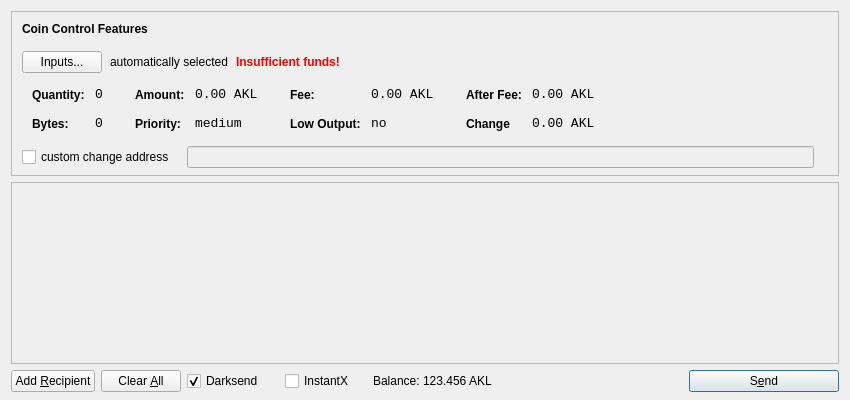
<?xml version="1.0" encoding="UTF-8"?>
<ui version="4.0">
 <class>SendCoinsDialog</class>
 <widget class="QDialog" name="SendCoinsDialog">
  <property name="geometry">
   <rect>
    <x>0</x>
    <y>0</y>
    <width>850</width>
    <height>400</height>
   </rect>
  </property>
  <property name="windowTitle">
   <string>Send Coins</string>
  </property>
  <layout class="QVBoxLayout" name="verticalLayout" stretch="0,1,0">
   <property name="bottomMargin">
    <number>8</number>
   </property>
   <item>
    <widget class="QFrame" name="frameCoinControl">
     <property name="sizePolicy">
      <sizepolicy hsizetype="Expanding" vsizetype="Expanding">
       <horstretch>0</horstretch>
       <verstretch>0</verstretch>
      </sizepolicy>
     </property>
     <property name="maximumSize">
      <size>
       <width>16777215</width>
       <height>16777215</height>
      </size>
     </property>
     <property name="frameShape">
      <enum>QFrame::StyledPanel</enum>
     </property>
     <property name="frameShadow">
      <enum>QFrame::Sunken</enum>
     </property>
     <layout class="QVBoxLayout" name="verticalLayoutCoinControl2">
      <property name="spacing">
       <number>-1</number>
      </property>
      <property name="leftMargin">
       <number>0</number>
      </property>
      <property name="topMargin">
       <number>0</number>
      </property>
      <property name="rightMargin">
       <number>0</number>
      </property>
      <property name="bottomMargin">
       <number>6</number>
      </property>
      <item>
       <layout class="QVBoxLayout" name="verticalLayoutCoinControl" stretch="0,0,0,0,1">
        <property name="spacing">
         <number>0</number>
        </property>
        <property name="leftMargin">
         <number>10</number>
        </property>
        <property name="topMargin">
         <number>10</number>
        </property>
        <item>
         <layout class="QHBoxLayout" name="horizontalLayoutCoinControl1">
          <property name="bottomMargin">
           <number>15</number>
          </property>
          <item>
           <widget class="QLabel" name="labelCoinControlFeatures">
            <property name="sizePolicy">
             <sizepolicy hsizetype="Preferred" vsizetype="Maximum">
              <horstretch>0</horstretch>
              <verstretch>0</verstretch>
             </sizepolicy>
            </property>
            <property name="font">
             <font>
              <weight>75</weight>
              <bold>true</bold>
             </font>
            </property>
            <property name="styleSheet">
             <string notr="true">font-weight:bold;</string>
            </property>
            <property name="text">
             <string>Coin Control Features</string>
            </property>
           </widget>
          </item>
         </layout>
        </item>
        <item>
         <layout class="QHBoxLayout" name="horizontalLayoutCoinControl2" stretch="0,0,0,0">
          <property name="spacing">
           <number>8</number>
          </property>
          <property name="bottomMargin">
           <number>10</number>
          </property>
          <item>
           <widget class="QPushButton" name="pushButtonCoinControl">
            <property name="styleSheet">
             <string notr="true"/>
            </property>
            <property name="text">
             <string>Inputs...</string>
            </property>
           </widget>
          </item>
          <item>
           <widget class="QLabel" name="labelCoinControlAutomaticallySelected">
            <property name="text">
             <string>automatically selected</string>
            </property>
            <property name="margin">
             <number>5</number>
            </property>
           </widget>
          </item>
          <item>
           <widget class="QLabel" name="labelCoinControlInsuffFunds">
            <property name="font">
             <font>
              <weight>75</weight>
              <bold>true</bold>
             </font>
            </property>
            <property name="styleSheet">
             <string notr="true">color:red;font-weight:bold;</string>
            </property>
            <property name="text">
             <string>Insufficient funds!</string>
            </property>
            <property name="margin">
             <number>5</number>
            </property>
           </widget>
          </item>
          <item>
           <spacer name="horizontalSpacerCoinControl">
            <property name="orientation">
             <enum>Qt::Horizontal</enum>
            </property>
            <property name="sizeHint" stdset="0">
             <size>
              <width>40</width>
              <height>1</height>
             </size>
            </property>
           </spacer>
          </item>
         </layout>
        </item>
        <item>
         <widget class="QWidget" name="widgetCoinControl" native="true">
          <property name="sizePolicy">
           <sizepolicy hsizetype="Preferred" vsizetype="Preferred">
            <horstretch>0</horstretch>
            <verstretch>0</verstretch>
           </sizepolicy>
          </property>
          <property name="minimumSize">
           <size>
            <width>0</width>
            <height>0</height>
           </size>
          </property>
          <property name="styleSheet">
           <string notr="true"/>
          </property>
          <layout class="QHBoxLayout" name="horizontalLayoutCoinControl5">
           <property name="margin">
            <number>0</number>
           </property>
           <item>
            <layout class="QHBoxLayout" name="horizontalLayoutCoinControl3" stretch="0,0,0,1">
             <property name="spacing">
              <number>20</number>
             </property>
             <property name="topMargin">
              <number>0</number>
             </property>
             <property name="bottomMargin">
              <number>10</number>
             </property>
             <item>
              <layout class="QFormLayout" name="formLayoutCoinControl1">
               <property name="horizontalSpacing">
                <number>10</number>
               </property>
               <property name="verticalSpacing">
                <number>14</number>
               </property>
               <property name="leftMargin">
                <number>10</number>
               </property>
               <property name="topMargin">
                <number>4</number>
               </property>
               <property name="rightMargin">
                <number>6</number>
               </property>
               <item row="0" column="0">
                <widget class="QLabel" name="labelCoinControlQuantityText">
                 <property name="styleSheet">
                  <string notr="true">font-weight:bold;</string>
                 </property>
                 <property name="text">
                  <string>Quantity:</string>
                 </property>
                 <property name="margin">
                  <number>0</number>
                 </property>
                </widget>
               </item>
               <item row="0" column="1">
                <widget class="QLabel" name="labelCoinControlQuantity">
                 <property name="font">
                  <font>
                   <family>Monospace</family>
                   <pointsize>10</pointsize>
                  </font>
                 </property>
                 <property name="cursor">
                  <cursorShape>IBeamCursor</cursorShape>
                 </property>
                 <property name="contextMenuPolicy">
                  <enum>Qt::ActionsContextMenu</enum>
                 </property>
                 <property name="text">
                  <string>0</string>
                 </property>
                 <property name="margin">
                  <number>0</number>
                 </property>
                 <property name="textInteractionFlags">
                  <set>Qt::LinksAccessibleByMouse|Qt::TextSelectableByKeyboard|Qt::TextSelectableByMouse</set>
                 </property>
                </widget>
               </item>
               <item row="1" column="0">
                <widget class="QLabel" name="labelCoinControlBytesText">
                 <property name="styleSheet">
                  <string notr="true">font-weight:bold;</string>
                 </property>
                 <property name="text">
                  <string>Bytes:</string>
                 </property>
                </widget>
               </item>
               <item row="1" column="1">
                <widget class="QLabel" name="labelCoinControlBytes">
                 <property name="font">
                  <font>
                   <family>Monospace</family>
                   <pointsize>10</pointsize>
                  </font>
                 </property>
                 <property name="cursor">
                  <cursorShape>IBeamCursor</cursorShape>
                 </property>
                 <property name="contextMenuPolicy">
                  <enum>Qt::ActionsContextMenu</enum>
                 </property>
                 <property name="text">
                  <string>0</string>
                 </property>
                 <property name="textInteractionFlags">
                  <set>Qt::LinksAccessibleByMouse|Qt::TextSelectableByKeyboard|Qt::TextSelectableByMouse</set>
                 </property>
                </widget>
               </item>
              </layout>
             </item>
             <item>
              <layout class="QFormLayout" name="formLayoutCoinControl2">
               <property name="horizontalSpacing">
                <number>10</number>
               </property>
               <property name="verticalSpacing">
                <number>14</number>
               </property>
               <property name="leftMargin">
                <number>6</number>
               </property>
               <property name="topMargin">
                <number>4</number>
               </property>
               <property name="rightMargin">
                <number>6</number>
               </property>
               <item row="0" column="0">
                <widget class="QLabel" name="labelCoinControlAmountText">
                 <property name="styleSheet">
                  <string notr="true">font-weight:bold;</string>
                 </property>
                 <property name="text">
                  <string>Amount:</string>
                 </property>
                 <property name="margin">
                  <number>0</number>
                 </property>
                </widget>
               </item>
               <item row="0" column="1">
                <widget class="QLabel" name="labelCoinControlAmount">
                 <property name="font">
                  <font>
                   <family>Monospace</family>
                   <pointsize>10</pointsize>
                  </font>
                 </property>
                 <property name="cursor">
                  <cursorShape>IBeamCursor</cursorShape>
                 </property>
                 <property name="contextMenuPolicy">
                  <enum>Qt::ActionsContextMenu</enum>
                 </property>
                 <property name="text">
                  <string>0.00 AKL</string>
                 </property>
                 <property name="textInteractionFlags">
                  <set>Qt::LinksAccessibleByMouse|Qt::TextSelectableByKeyboard|Qt::TextSelectableByMouse</set>
                 </property>
                </widget>
               </item>
               <item row="1" column="0">
                <widget class="QLabel" name="labelCoinControlPriorityText">
                 <property name="styleSheet">
                  <string notr="true">font-weight:bold;</string>
                 </property>
                 <property name="text">
                  <string>Priority:</string>
                 </property>
                </widget>
               </item>
               <item row="1" column="1">
                <widget class="QLabel" name="labelCoinControlPriority">
                 <property name="font">
                  <font>
                   <family>Monospace</family>
                   <pointsize>10</pointsize>
                  </font>
                 </property>
                 <property name="cursor">
                  <cursorShape>IBeamCursor</cursorShape>
                 </property>
                 <property name="contextMenuPolicy">
                  <enum>Qt::ActionsContextMenu</enum>
                 </property>
                 <property name="text">
                  <string>medium</string>
                 </property>
                 <property name="textInteractionFlags">
                  <set>Qt::LinksAccessibleByMouse|Qt::TextSelectableByKeyboard|Qt::TextSelectableByMouse</set>
                 </property>
                </widget>
               </item>
              </layout>
             </item>
             <item>
              <layout class="QFormLayout" name="formLayoutCoinControl3">
               <property name="horizontalSpacing">
                <number>10</number>
               </property>
               <property name="verticalSpacing">
                <number>14</number>
               </property>
               <property name="leftMargin">
                <number>6</number>
               </property>
               <property name="topMargin">
                <number>4</number>
               </property>
               <property name="rightMargin">
                <number>6</number>
               </property>
               <item row="0" column="0">
                <widget class="QLabel" name="labelCoinControlFeeText">
                 <property name="styleSheet">
                  <string notr="true">font-weight:bold;</string>
                 </property>
                 <property name="text">
                  <string>Fee:</string>
                 </property>
                 <property name="margin">
                  <number>0</number>
                 </property>
                </widget>
               </item>
               <item row="0" column="1">
                <widget class="QLabel" name="labelCoinControlFee">
                 <property name="font">
                  <font>
                   <family>Monospace</family>
                   <pointsize>10</pointsize>
                  </font>
                 </property>
                 <property name="cursor">
                  <cursorShape>IBeamCursor</cursorShape>
                 </property>
                 <property name="contextMenuPolicy">
                  <enum>Qt::ActionsContextMenu</enum>
                 </property>
                 <property name="text">
                  <string>0.00 AKL</string>
                 </property>
                 <property name="textInteractionFlags">
                  <set>Qt::LinksAccessibleByMouse|Qt::TextSelectableByKeyboard|Qt::TextSelectableByMouse</set>
                 </property>
                </widget>
               </item>
               <item row="1" column="0">
                <widget class="QLabel" name="labelCoinControlLowOutputText">
                 <property name="styleSheet">
                  <string notr="true">font-weight:bold;</string>
                 </property>
                 <property name="text">
                  <string>Low Output:</string>
                 </property>
                </widget>
               </item>
               <item row="1" column="1">
                <widget class="QLabel" name="labelCoinControlLowOutput">
                 <property name="font">
                  <font>
                   <family>Monospace</family>
                   <pointsize>10</pointsize>
                  </font>
                 </property>
                 <property name="cursor">
                  <cursorShape>IBeamCursor</cursorShape>
                 </property>
                 <property name="contextMenuPolicy">
                  <enum>Qt::ActionsContextMenu</enum>
                 </property>
                 <property name="text">
                  <string>no</string>
                 </property>
                 <property name="textInteractionFlags">
                  <set>Qt::LinksAccessibleByMouse|Qt::TextSelectableByKeyboard|Qt::TextSelectableByMouse</set>
                 </property>
                </widget>
               </item>
              </layout>
             </item>
             <item>
              <layout class="QFormLayout" name="formLayoutCoinControl4">
               <property name="horizontalSpacing">
                <number>10</number>
               </property>
               <property name="verticalSpacing">
                <number>14</number>
               </property>
               <property name="leftMargin">
                <number>6</number>
               </property>
               <property name="topMargin">
                <number>4</number>
               </property>
               <property name="rightMargin">
                <number>6</number>
               </property>
               <item row="0" column="0">
                <widget class="QLabel" name="labelCoinControlAfterFeeText">
                 <property name="styleSheet">
                  <string notr="true">font-weight:bold;</string>
                 </property>
                 <property name="text">
                  <string>After Fee:</string>
                 </property>
                 <property name="margin">
                  <number>0</number>
                 </property>
                </widget>
               </item>
               <item row="0" column="1">
                <widget class="QLabel" name="labelCoinControlAfterFee">
                 <property name="font">
                  <font>
                   <family>Monospace</family>
                   <pointsize>10</pointsize>
                  </font>
                 </property>
                 <property name="cursor">
                  <cursorShape>IBeamCursor</cursorShape>
                 </property>
                 <property name="contextMenuPolicy">
                  <enum>Qt::ActionsContextMenu</enum>
                 </property>
                 <property name="text">
                  <string>0.00 AKL</string>
                 </property>
                 <property name="textInteractionFlags">
                  <set>Qt::LinksAccessibleByMouse|Qt::TextSelectableByKeyboard|Qt::TextSelectableByMouse</set>
                 </property>
                </widget>
               </item>
               <item row="1" column="0">
                <widget class="QLabel" name="labelCoinControlChangeText">
                 <property name="styleSheet">
                  <string notr="true">font-weight:bold;</string>
                 </property>
                 <property name="text">
                  <string>Change</string>
                 </property>
                </widget>
               </item>
               <item row="1" column="1">
                <widget class="QLabel" name="labelCoinControlChange">
                 <property name="font">
                  <font>
                   <family>Monospace</family>
                   <pointsize>10</pointsize>
                  </font>
                 </property>
                 <property name="cursor">
                  <cursorShape>IBeamCursor</cursorShape>
                 </property>
                 <property name="contextMenuPolicy">
                  <enum>Qt::ActionsContextMenu</enum>
                 </property>
                 <property name="text">
                  <string>0.00 AKL</string>
                 </property>
                 <property name="textInteractionFlags">
                  <set>Qt::LinksAccessibleByMouse|Qt::TextSelectableByKeyboard|Qt::TextSelectableByMouse</set>
                 </property>
                </widget>
               </item>
              </layout>
             </item>
            </layout>
           </item>
          </layout>
         </widget>
        </item>
        <item>
         <layout class="QHBoxLayout" name="horizontalLayoutCoinControl4" stretch="0,0,0">
          <property name="spacing">
           <number>12</number>
          </property>
          <property name="sizeConstraint">
           <enum>QLayout::SetDefaultConstraint</enum>
          </property>
          <property name="topMargin">
           <number>5</number>
          </property>
          <property name="rightMargin">
           <number>5</number>
          </property>
          <item>
           <widget class="QCheckBox" name="checkBoxCoinControlChange">
            <property name="text">
             <string>custom change address</string>
            </property>
           </widget>
          </item>
          <item>
           <widget class="QLineEdit" name="lineEditCoinControlChange">
            <property name="enabled">
             <bool>false</bool>
            </property>
            <property name="sizePolicy">
             <sizepolicy hsizetype="Expanding" vsizetype="Fixed">
              <horstretch>0</horstretch>
              <verstretch>0</verstretch>
             </sizepolicy>
            </property>
           </widget>
          </item>
          <item>
           <widget class="QLabel" name="labelCoinControlChangeLabel">
            <property name="sizePolicy">
             <sizepolicy hsizetype="Preferred" vsizetype="Expanding">
              <horstretch>0</horstretch>
              <verstretch>0</verstretch>
             </sizepolicy>
            </property>
            <property name="minimumSize">
             <size>
              <width>0</width>
              <height>0</height>
             </size>
            </property>
            <property name="text">
             <string/>
            </property>
            <property name="margin">
             <number>3</number>
            </property>
           </widget>
          </item>
         </layout>
        </item>
        <item>
         <spacer name="verticalSpacerCoinControl">
          <property name="orientation">
           <enum>Qt::Vertical</enum>
          </property>
          <property name="sizeHint" stdset="0">
           <size>
            <width>800</width>
            <height>1</height>
           </size>
          </property>
         </spacer>
        </item>
       </layout>
      </item>
     </layout>
    </widget>
   </item>
   <item>
    <widget class="QScrollArea" name="scrollArea">
     <property name="widgetResizable">
      <bool>true</bool>
     </property>
     <widget class="QWidget" name="scrollAreaWidgetContents">
      <property name="geometry">
       <rect>
        <x>0</x>
        <y>0</y>
        <width>830</width>
        <height>165</height>
       </rect>
      </property>
      <layout class="QVBoxLayout" name="verticalLayout_2">
       <property name="margin">
        <number>0</number>
       </property>
       <item>
        <layout class="QVBoxLayout" name="entries">
         <property name="spacing">
          <number>6</number>
         </property>
        </layout>
       </item>
       <item>
        <spacer name="verticalSpacer">
         <property name="orientation">
          <enum>Qt::Vertical</enum>
         </property>
         <property name="sizeHint" stdset="0">
          <size>
           <width>20</width>
           <height>40</height>
          </size>
         </property>
        </spacer>
       </item>
      </layout>
     </widget>
    </widget>
   </item>
   <item>
    <layout class="QHBoxLayout" name="horizontalLayout">
     <item>
      <widget class="QPushButton" name="addButton">
       <property name="toolTip">
        <string>Send to multiple recipients at once</string>
       </property>
       <property name="text">
        <string>Add &amp;Recipient</string>
       </property>
       <property name="autoDefault">
        <bool>false</bool>
       </property>
      </widget>
     </item>
     <item>
      <widget class="QPushButton" name="clearButton">
       <property name="sizePolicy">
        <sizepolicy hsizetype="Minimum" vsizetype="Fixed">
         <horstretch>0</horstretch>
         <verstretch>0</verstretch>
        </sizepolicy>
       </property>
       <property name="toolTip">
        <string>Remove all transaction fields</string>
       </property>
       <property name="text">
        <string>Clear &amp;All</string>
       </property>
       <property name="autoRepeatDelay">
        <number>300</number>
       </property>
       <property name="autoDefault">
        <bool>false</bool>
       </property>
      </widget>
     </item>
     <item>
      <layout class="QHBoxLayout" name="horizontalLayout_2">
       <property name="spacing">
        <number>3</number>
       </property>
        <item>
        <widget class="QCheckBox" name="checkUseDarksend">
         <property name="minimumSize">
          <size>
           <width>95</width>
           <height>0</height>
          </size>
         </property>
         <property name="text">
          <string>Darksend</string>
         </property>
         <property name="checked">
          <bool>true</bool>
         </property>
        </widget>
       </item>
       <item>
        <widget class="QCheckBox" name="checkInstantX">
         <property name="enabled">
          <bool>true</bool>
         </property>
         <property name="minimumSize">
          <size>
           <width>85</width>
           <height>0</height>
          </size>
         </property>
         <property name="text">
          <string>InstantX</string>
         </property>
        </widget>
       </item>
       <item>
        <widget class="QLabel" name="label">
         <property name="sizePolicy">
          <sizepolicy hsizetype="Preferred" vsizetype="Fixed">
           <horstretch>0</horstretch>
           <verstretch>0</verstretch>
          </sizepolicy>
         </property>
         <property name="text">
          <string>Balance:</string>
         </property>
        </widget>
       </item>
       <item>
        <widget class="QLabel" name="labelBalance">
         <property name="sizePolicy">
          <sizepolicy hsizetype="Preferred" vsizetype="Fixed">
           <horstretch>0</horstretch>
           <verstretch>0</verstretch>
          </sizepolicy>
         </property>
         <property name="cursor">
          <cursorShape>IBeamCursor</cursorShape>
         </property>
         <property name="text">
          <string>123.456 AKL</string>
         </property>
         <property name="textInteractionFlags">
          <set>Qt::LinksAccessibleByMouse|Qt::TextSelectableByKeyboard|Qt::TextSelectableByMouse</set>
         </property>
        </widget>
       </item>
      </layout>
     </item>
     <item>
      <spacer name="horizontalSpacer">
       <property name="orientation">
        <enum>Qt::Horizontal</enum>
       </property>
       <property name="sizeHint" stdset="0">
        <size>
         <width>40</width>
         <height>20</height>
        </size>
       </property>
      </spacer>
     </item>
     <item>
      <widget class="QPushButton" name="sendButton">
       <property name="minimumSize">
        <size>
         <width>150</width>
         <height>0</height>
        </size>
       </property>
       <property name="toolTip">
        <string>Confirm the send action</string>
       </property>
       <property name="text">
        <string>S&amp;end</string>
       </property>
       <property name="icon">
        <iconset resource="../bitcoin.qrc">
         <normaloff>:/icons/send</normaloff>:/icons/send</iconset>
       </property>
       <property name="default">
        <bool>true</bool>
       </property>
      </widget>
     </item>
    </layout>
   </item>
  </layout>
 </widget>
 <resources>
  <include location="../bitcoin.qrc"/>
 </resources>
 <connections/>
</ui>
